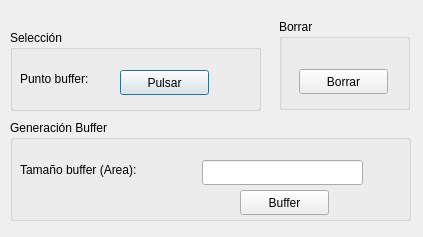
<?xml version="1.0" encoding="UTF-8"?>
<ui version="4.0">
 <class>RouteNavigatorDialogBase</class>
 <widget class="QDialog" name="RouteNavigatorDialogBase">
  <property name="geometry">
   <rect>
    <x>0</x>
    <y>0</y>
    <width>423</width>
    <height>237</height>
   </rect>
  </property>
  <property name="windowTitle">
   <string>Route Navigator</string>
  </property>
  <widget class="QGroupBox" name="S_groupBox">
   <property name="geometry">
    <rect>
     <x>10</x>
     <y>30</y>
     <width>251</width>
     <height>81</height>
    </rect>
   </property>
   <property name="title">
    <string>Selección</string>
   </property>
   <widget class="QLabel" name="label">
    <property name="geometry">
     <rect>
      <x>10</x>
      <y>40</y>
      <width>111</width>
      <height>17</height>
     </rect>
    </property>
    <property name="text">
     <string>Punto buffer:</string>
    </property>
   </widget>
   <widget class="QPushButton" name="pushButton">
    <property name="geometry">
     <rect>
      <x>110</x>
      <y>40</y>
      <width>89</width>
      <height>25</height>
     </rect>
    </property>
    <property name="text">
     <string>Pulsar</string>
    </property>
   </widget>
  </widget>
  <widget class="QGroupBox" name="B_groupBox">
   <property name="geometry">
    <rect>
     <x>279</x>
     <y>19</y>
     <width>131</width>
     <height>91</height>
    </rect>
   </property>
   <property name="title">
    <string>Borrar</string>
   </property>
   <widget class="QPushButton" name="pushButton_5">
    <property name="geometry">
     <rect>
      <x>20</x>
      <y>50</y>
      <width>89</width>
      <height>25</height>
     </rect>
    </property>
    <property name="text">
     <string>Borrar</string>
    </property>
   </widget>
  </widget>
  <widget class="QGroupBox" name="groupBox">
   <property name="geometry">
    <rect>
     <x>10</x>
     <y>120</y>
     <width>401</width>
     <height>101</height>
    </rect>
   </property>
   <property name="title">
    <string>Generación Buffer</string>
   </property>
   <widget class="QPushButton" name="pushButton_2">
    <property name="geometry">
     <rect>
      <x>230</x>
      <y>70</y>
      <width>89</width>
      <height>25</height>
     </rect>
    </property>
    <property name="text">
     <string>Buffer</string>
    </property>
   </widget>
   <widget class="QLineEdit" name="lineEdit">
    <property name="geometry">
     <rect>
      <x>192</x>
      <y>40</y>
      <width>161</width>
      <height>25</height>
     </rect>
    </property>
   </widget>
   <widget class="QLabel" name="label_2">
    <property name="geometry">
     <rect>
      <x>10</x>
      <y>40</y>
      <width>171</width>
      <height>20</height>
     </rect>
    </property>
    <property name="text">
     <string>Tamaño buffer (Area):</string>
    </property>
   </widget>
  </widget>
 </widget>
 <resources/>
 <connections/>
</ui>
